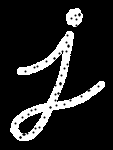
#> input picture images/input/j_noise2.png, 113 x 150 px
$ python black_hat_transformation.py
#> lines starting #> are read from the running program, lines starting #| are printed output that depends on the picture
#!/usr/bin/env python3
# -*- coding: utf-8 -*-
"""
Created on Tue Apr 24 17:19:16 2018

@author: osboxes
"""

import cv2
import numpy as np

img = cv2.imread('images/input/j_noise2.png',0)
#> img is the input picture: shape (150, 113); min 0, max 255, mean 36.4
kernel = np.ones((5,5),np.uint8)
blackhat = cv2.morphologyEx(img, cv2.MORPH_BLACKHAT, kernel)
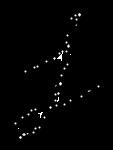
#> blackhat: shape (150, 113); min 0, max 255, mean 2.8

$ run again, with images/input/chessboard.png copied over images/input/j_noise2.png
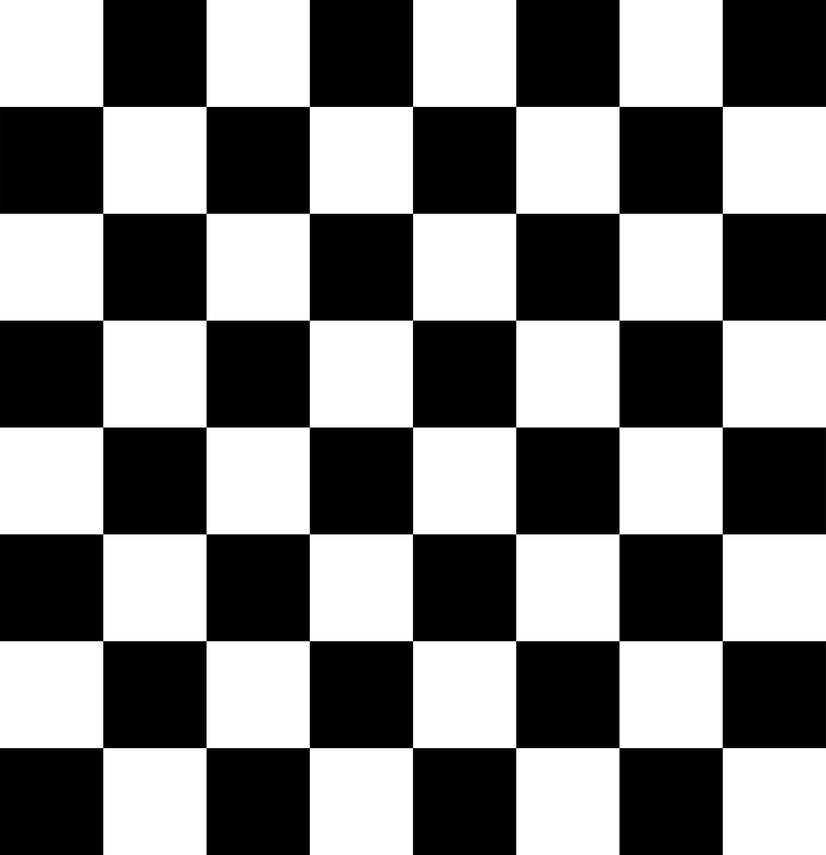
#> input picture images/input/chessboard.png, 826 x 855 px, shrunk from 2318 x 2400 before the run
#> img is the input picture: shape (855, 826); min 0, max 255, mean 127.5
#> `blackhat = cv2.morphologyEx(img, cv2.MORPH_BLACKHAT, kernel)`:
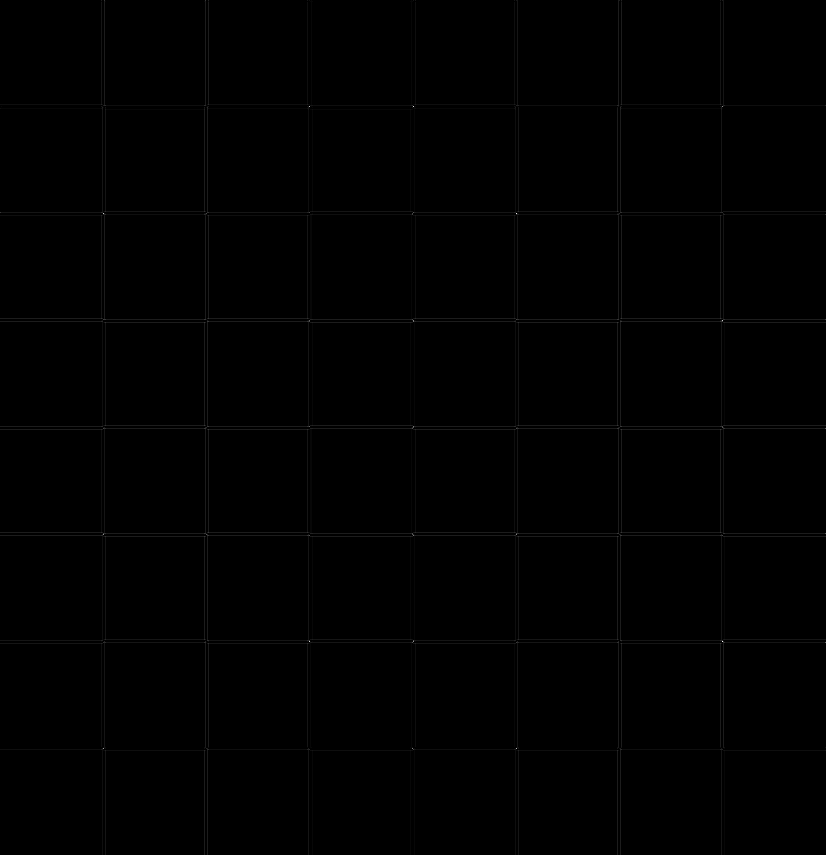
#> blackhat: shape (855, 826); min 0, max 36, mean 0.1; drawn with min black and max white

$ run again, with images/input/digits.png copied over images/input/j_noise2.png
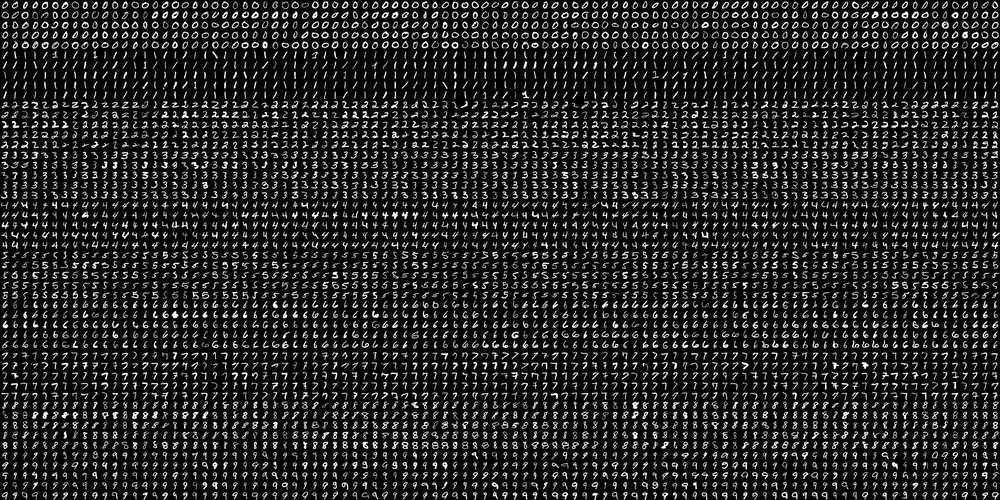
#> input picture images/input/digits.png, 1000 x 500 px, shrunk from 2000 x 1000 before the run
#> img is the input picture: shape (500, 1000); min 0, max 255, mean 36.1
#> `blackhat = cv2.morphologyEx(img, cv2.MORPH_BLACKHAT, kernel)`:
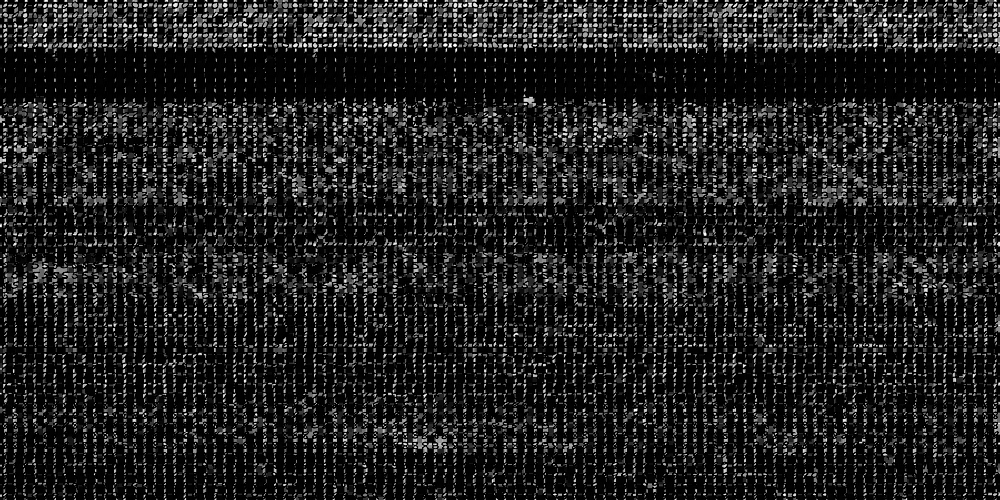
#> blackhat: shape (500, 1000); min 0, max 255, mean 32.2
